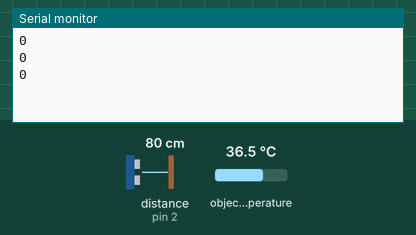
Recording of a sketch running on a simulated Arduino Uno, built with avr-gcc and run on an emulated ATmega328P. On the bench: the last lines printed to the serial monitor. Wiring (inferred from the names in the program): ultrasonic range finder: trigger pin 3; echo pin 2. The test bench sets the inputs (shaded band); at power-on: distance to the obstacle (sensor on pin 2) 80 cm, object temperature 36.5 °C. The echo pulse lasts 58.3 µs per cm.

Above: at 1.3 s.
1.4 s: distance to the obstacle (sensor on pin 2) set to 2 cm
At 1.9 s:
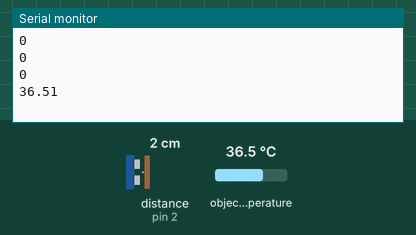
2.9 s: object temperature set to 20 °C
At 3.4 s:
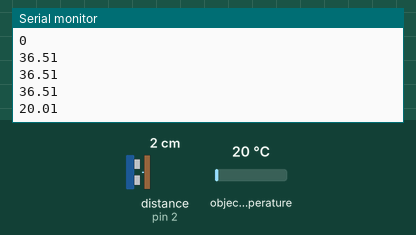
4.4 s: object temperature set to 26 °C
At 4.9 s:
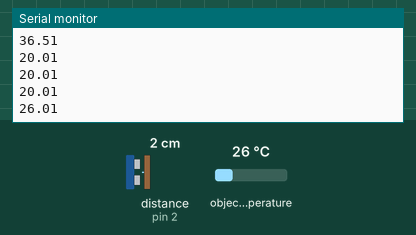
Timing chart, 0 to 7.4 s (numbered marks = the images above; inputs shaded):
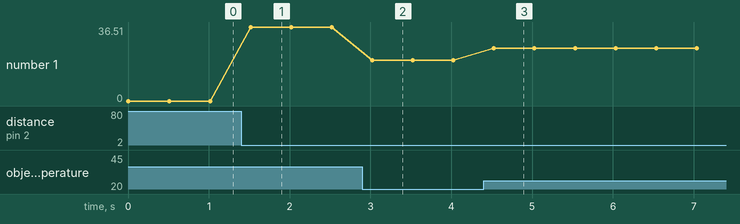

The sketch:

mlx-thermometer.ino
```cpp
#include <Wire.h>
#include <Adafruit_MLX90614.h>

/*
  Related components: HC-SR04 distance sensor
                      MLX90614 Infra-red thermometer
*/

//Distance sensor pins
#define echoPin 2 // attach pin D2 Arduino to pin Echo of HC-SR04
#define trigPin 3 //attach pin D3 Arduino to pin Trig of HC-SR04


//defines variables
Adafruit_MLX90614 mlx = Adafruit_MLX90614();
long duration; // variable for the duration of sound wave travel
int distance; // variable for the distance measurement

//Very straight-forward process:
//Serial-port 9600 communication with Raspberry Pi about distance cross-checked human temperature feedback.

void setup() {
  Serial.begin(9600);
  pinMode(trigPin, OUTPUT); // Sets the trigPin as an OUTPUT for HC-SR04
  pinMode(echoPin, INPUT); // Sets the echoPin as an INPUT for HC-SR04
  mlx.begin();  //starts infrared thermometer
}

void loop() {

  // Clears the trigPin condition
  digitalWrite(trigPin, LOW);
  delayMicroseconds(2);
  // Sets the trigPin HIGH (ACTIVE) for 10 microseconds
  digitalWrite(trigPin, HIGH);
  delayMicroseconds(10);
  digitalWrite(trigPin, LOW);
  // Reads the echoPin, returns the sound wave travel time in microseconds
  duration = pulseIn(echoPin, HIGH);
  // Calculating the distance
  distance = duration * 0.034 / 2; // Speed of sound wave divided by 2 (go and back)
  //This distance value represents distance between object(person) and the distance sensor in terms of centimeter.
  //We only send the information of human temperature if the person is in range, otherwise 0

  if(distance <=6){
    Serial.println(mlx.readObjectTempC());
  }
  else{
    Serial.println(0);
  }
  delay(500);
}
```

Measured:
- after the input at 1.4 s, the serial monitor: prints a new line after 0.12 s (image 1)
- after the input at 2.9 s, the serial monitor: prints a new line after 0.12 s (image 2)
- after the input at 4.4 s, the serial monitor: prints a new line after 0.13 s (image 3)
- plotted number 1: 0 → 36.51 after the input at 1.4 s, 36.51 → 20.01 after the input at 2.9 s, 20.01 → 26.01 after the input at 4.4 s
